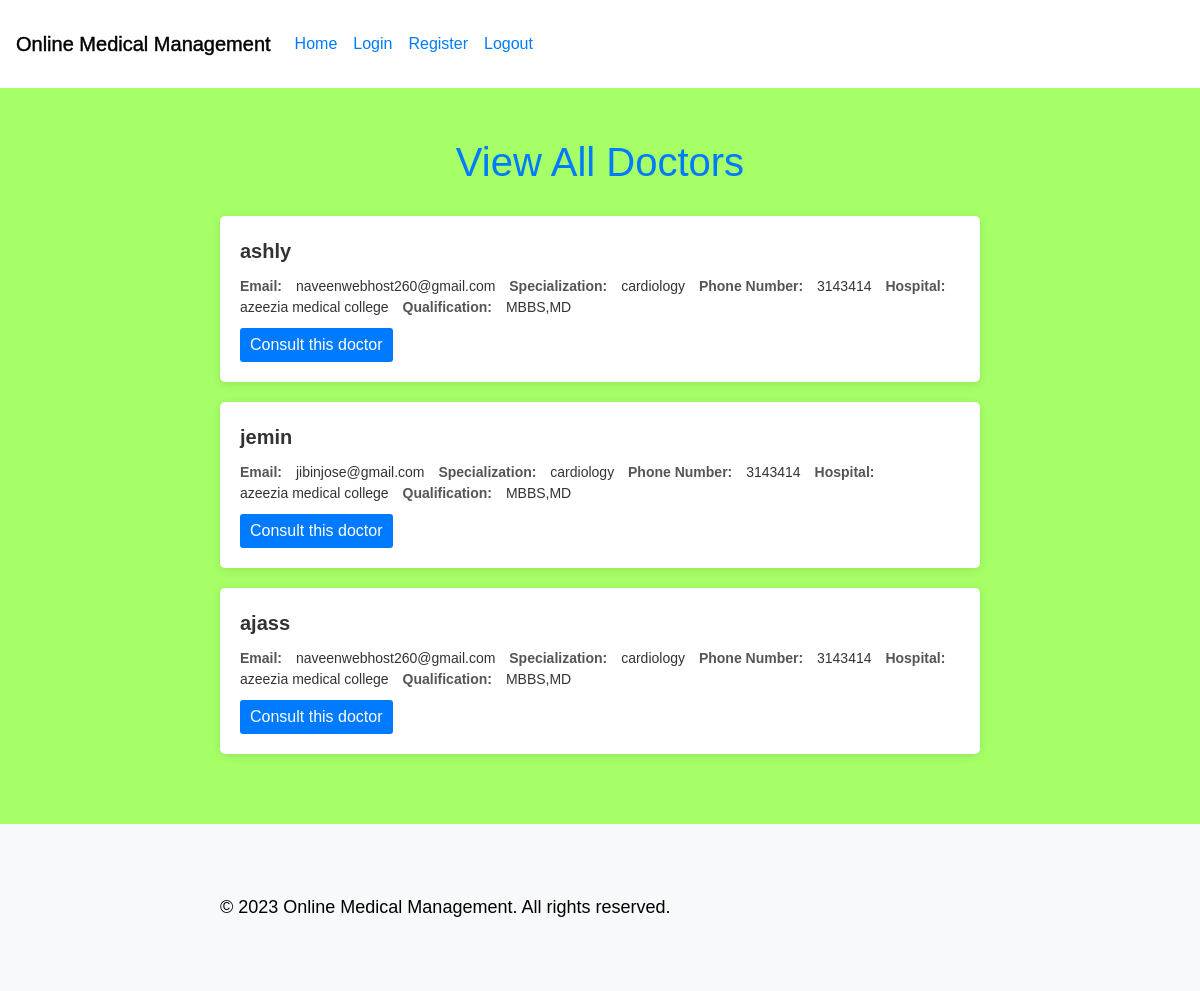
/viewAllDoctors, run on the app's committed database.
### app/models.py (models this page shows, shortened)
class Doctor(models.Model):
    connection = models.OneToOneField(User,on_delete=models.CASCADE)
    doctor_name = models.CharField(max_length=20)
    email = models.EmailField(max_length=500)
    password = models.CharField(max_length=50)
    specialization = models.CharField(max_length=40)
    age = models.IntegerField()
    qualification = models.CharField(max_length=200)
    hospital = models.CharField(max_length=200)
    phoneno =models.IntegerField()

### app/views.py (the view)
# urls.py: path('viewAllDoctors',views.viewAllDoctors,name='viewAllDoctors'),
def viewAllDoctors(request):
    doctors = Doctor.objects.all()
    return render(request,"viewAllDoctors.html",{"doctor":doctors})

### app/templates/viewAllDoctors.html (shortened to what this page needs)
{% extends 'index.html' %}
{% load static %}
{% block content %}
</head>
<body>
    <div class="container">
        <h1>View All Doctors</h1>
        {% for user in doctor %}
        <div class="employee-card">
            <div class="employee-name">{{user.doctor_name}}</div>
            <div class="employee-details">
                <span class="label">Email:</span>
                <span class="value">{{user.email}}</span>
                <span class="label"> Specialization:</span>
                <span class="value">{{user.specialization}}</span>
                <span class="label">Phone Number:</span>
                <span class="value">{{user.phoneno}}</span>
                <span class="label">Hospital:</span>
                <span class="value">{{user.hospital}}</span>
                <span class="label">Qualification:</span>
                <span class="value">{{user.qualification}}</span>
            </div>
           <a href="doctorCosult/{{user.id}}"> <button class="view-profile-btn">Consult this doctor</button></a>
        </div>
       {% endfor %}
    </div>
    {% endblock content %}

### app/templates/index.html (shortened to what this page needs)
<!DOCTYPE html>
{% load static %}
<html lang="en">
<head>
    <link rel="stylesheet" href="https://cdn.jsdelivr.net/npm/bootstrap@4.1.3/dist/css/bootstrap.min.css">
</head>
<body style="
background: hsl(95, 100%, 70%);
">
    <nav style="height: 88px;" class="navbar navbar-expand-lg navbar-white bg-white">
        <a style="
        color: black;
        -webkit-text-stroke: thin;
    " class="navbar-brand" href="#">Online Medical Management</a>
        <div class="collapse navbar-collapse" id="navbarSupportedContent">
          <ul class="navbar-nav mr-auto">
            <li class="nav-item active">
              <a class="nav-link" href="/">Home <span class="sr-only">(current)</span></a>
            </li>
            <li class="nav-item">
              <a class="nav-link" href="Slogin">Login</a>
            </li>
            <li class="nav-item">
                <a class="nav-link" href="Sregistration">Register</a>
              </li>
              <li class="nav-item">
                <a class="nav-link" href="/logout">Logout</a>
              </li>
          </ul>
        </div>
      </nav>
        {% block content %}
        {% endblock content %}
        <footer style="background: #f8f9fa;" class="footer">
            <div class="container">
                <p style="color: black;" >&copy; 2023 Online Medical Management. All rights reserved.</p>
            </div>
        </footer>
      </body>
      </html>

### app/templates/index.html (style rules this page uses)
body { background-color: #f8f9fa; }
.container { margin: 0; padding: 50px 20px; text-align: left; margin-left: auto; margin-right: auto; }
h1 { margin-bottom: 30px; }
p { font-size: 18px; margin-bottom: 20px; }
.footer { background-color: #343a40; color: #f8f9fa; padding: 20px 0; }
.footer p { margin-bottom: 0; }

### app/templates/viewAllDoctors.html (style rules this page uses)
body { background-color: #f8f9fa; font-family: Arial, sans-serif; }
.container { max-width: 800px; margin: 0 auto; padding: 50px 20px; }
h1 { margin-bottom: 30px; color: #007bff; text-align: center; }
.employee-card { background-color: #fff; box-shadow: 0px 2px 10px rgba(0, 0, 0, 0.1); border-radius: 5px; padding: 20px; margin-bottom: 20px; }
.employee-name { font-weight: bold; color: #333; font-size: 20px; margin-bottom: 10px; }
.employee-details { color: #555; font-size: 14px; }
.employee-details span { display: inline-block; margin-right: 10px; }
.employee-details .label { font-weight: bold; }
.employee-details .value { color: #333; }
.view-profile-btn { display: inline-block; margin-top: 10px; background-color: #007bff; color: #fff; padding: 5px 10px; border: none; border-radius: 3px; cursor: pointer; }

### data on the page
Doctor: doctor_name "ashly", email "naveenwebhost260@gmail.com", specialization "cardiology", phoneno "3143414", hospital "azeezia medical college", qualification "MBBS,MD"
Doctor: doctor_name "jemin", email "jibinjose@gmail.com", specialization "cardiology", phoneno "3143414", hospital "azeezia medical college", qualification "MBBS,MD"
Doctor: doctor_name "ajass", email "naveenwebhost260@gmail.com", specialization "cardiology", phoneno "3143414", hospital "azeezia medical college", qualification "MBBS,MD"
